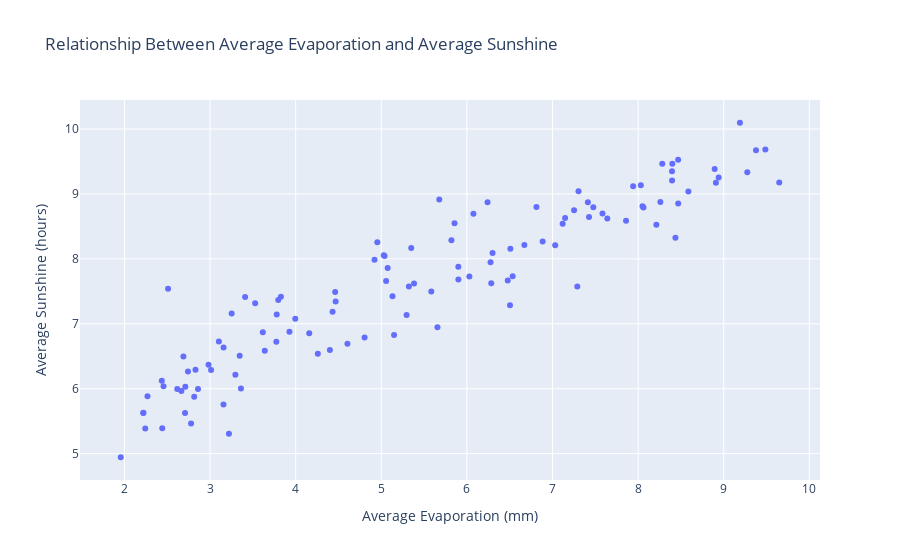

This figure's notebook cell:
### Code cell
# read in dataset with date column parsed
df = pd.read_csv('weatherAUS.csv',
    parse_dates=['Date'],
    index_col='Date')

# calculate average evaporation and average sunshine by month
monthly_avg = df.groupby(pd.Grouper(freq='M')).mean()
monthly_avg = monthly_avg[['Evaporation', 'Sunshine']].reset_index()

# create the scatter plot using plotly express
fig = px.scatter(monthly_avg, x='Evaporation', y='Sunshine', 
                 title='Relationship Between Average Evaporation and Average Sunshine',
                 labels={'Evaporation': 'Average Evaporation (mm)', 'Sunshine': 'Average Sunshine (hours)'})

fig.show()

### Figure 1 — Plotly figure (JSON) as saved in the notebook; plotly's stock layout.template omitted (floating-point values rounded to 4 significant figures)
{"data": [{"hovertemplate": "Average Evaporation (mm)=%{x}<br>Average Sunshine (hours)=%{y}<extra></extra>", "legendgroup": "", "marker": {"color": "#636efa", "symbol": "circle"}, "mode": "markers", "name": "", "orientation": "v", "showlegend": false, "type": "scatter", "x": [5.9, 5.819, 7.942, 5.656, 5.677, 3.995, 2.51, 1.957, 2.665, 3.409, 4.954, 6.076, 6.276, 7.147, 9.189, 7.859, 6.3, 4.461, 2.982, 2.221, 2.689, 3.828, 5.056, 5.856, 8.032, 8.4, 8.894, 7.427, 5.901, 3.927, 2.83, 2.269, 2.22, 3.103, 3.774, 5.074, 6.029, 6.508, 7.64, 6.477, 5.149, null, 2.815, 2.456, 2.617, 3.252, 4.921, 5.322, 6.671, 7.118, 8.587, 6.885, 5.584, 4.466, 3.158, 2.243, 2.436, 3.527, 5.029, 6.241, 7.413, null, 9.377, null, 6.535, 4.431, 3.296, 2.441, 2.711, 3.796, 5.383, 6.813, 7.252, 8.468, 9.486, 8.051, 6.285, 4.4, 3.361, 2.778, 3.012, 3.778, 5.35, 7.304, 8.396, 8.397, 8.213, 8.26, 7.032, 4.605, 3.639, 2.708, 2.859, 3.616, 5.039, 7.476, 8.062, 9.275, 8.436, 8.282, 6.504, 5.296, 4.259, 3.221, 3.157, 4.158, 4.805, 7.584, 8.909, 9.649, 8.941, 8.468, 7.29, 5.131, 3.346, 2.742], "xaxis": "x", "y": [7.88, 8.287, 9.119, 6.948, 8.916, 7.077, 7.539, 4.944, 5.964, 7.413, 8.255, 8.695, 7.949, 8.63, 10.1, 8.589, 8.092, 7.489, 6.368, 5.63, 6.494, 7.416, 7.658, 8.549, 9.134, 9.464, 9.385, 8.643, 7.681, 6.878, 6.292, 5.883, 5.624, 6.726, 6.725, 7.859, 7.73, 8.158, 8.621, 7.667, 6.828, null, 5.878, 6.038, 5.995, 7.159, 7.985, 7.574, 8.215, 8.539, 9.039, 8.269, 7.495, 7.343, 6.635, 5.386, 6.123, 7.316, 8.055, 8.871, 8.874, null, 9.673, null, 7.731, 7.184, 6.215, 5.39, 6.028, 7.367, 7.619, 8.799, 8.75, 9.526, 9.683, 8.811, 7.624, 6.595, 6.002, 5.464, 6.288, 7.144, 8.169, 9.043, 9.351, 9.206, 8.525, 8.874, 8.208, 6.694, 6.583, 5.626, 5.997, 6.871, 8.044, 8.795, 8.79, 9.335, 8.324, 9.464, 7.286, 7.135, 6.538, 5.304, 5.757, 6.855, 6.788, 8.699, 9.173, 9.175, 9.254, 8.854, 7.573, 7.424, 6.507, 6.265], "yaxis": "y"}], "layout": {"legend": {"tracegroupgap": 0}, "title": {"text": "Relationship Between Average Evaporation and Average Sunshine"}, "xaxis": {"anchor": "y", "domain": [0, 1], "title": {"text": "Average Evaporation (mm)"}}, "yaxis": {"anchor": "x", "domain": [0, 1], "title": {"text": "Average Sunshine (hours)"}}}}
